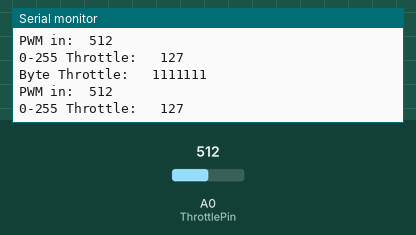
A sketch run on a simulated Arduino Uno, built with avr-gcc and run on an emulated ATmega328P. On the bench: the last lines printed to the serial monitor. The inputs (shaded band) are chosen by the test bench; at power-on: A0 (ThrottlePin) = 512.

Above: at 10.3 s.
10.4 s: A0 (ThrottlePin) set to 511
At 11.1 s:
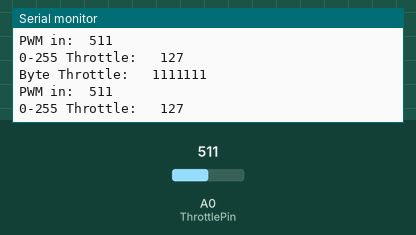
13.4 s: A0 (ThrottlePin) set to 530
At 14.4 s:
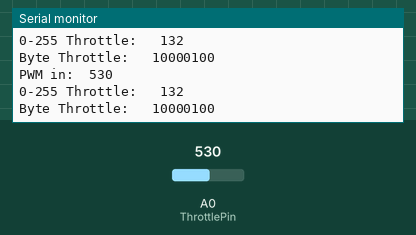
Timing chart, 0 to 16.4 s (numbered marks = the images above; inputs shaded):
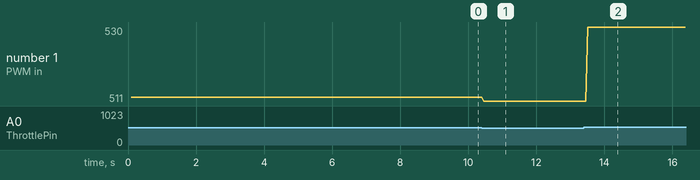

Measured:
- the behaviour switches between 513 and 514 on A0 (ThrottlePin) (found by bisection; images 1 and 2)
- after the input at 10.4 s, the serial monitor: prints a new line after 0.06 s (image 1)
- after the input at 13.4 s, the serial monitor: prints a new line after 0.12 s (image 2)
- plotted number 1: 512 → 511 after the input at 10.4 s, 511 → 530 after the input at 13.4 s

The sketch:

original.ino
```cpp
/***********************************************
 *   created on 8/5/14 by Lucas Jensen         *
 *   Used to extend functionality of APM 2.6   *
 *   visit blog: ampd-project.blogspot.com     *
 ***********************************************/
#include <SPI.h>

#define CS 10
#define ThrottlePin 0


void setup() {
  Serial.begin(9600);

  pinMode(CS, OUTPUT);
  SPI.setDataMode(SPI_MODE0);
  SPI.setBitOrder(MSBFIRST);
  SPI.begin();

  delay (100);
}

//initializing values
byte val = 0b0;
int ctr = 0;
int throttle = 0;
int throttle2 = 0;

void loop() {

  //this captures the PWM from APM2.6
  //uncomment below when there is a PWM attached to pin A0
  throttle = analogRead(ThrottlePin);

  Serial.print("PWM in:  ");   //this outputs value using serial monitor
  Serial.print(throttle);
  Serial.print("\n");

  //this changes the range of the PWM from 0 - 1023 to 0 - 255
  throttle2 = map(throttle, 0, 1023, 0, 255);

  Serial.print("0-255 Throttle:   ");   //this outputs value using serial monitor
  Serial.print(throttle2);
  Serial.print("\n");

  //stores the 0 - 255 value as a byte to variable val
  val = byte(throttle2);
  Serial.print("Byte Throttle:   ");  //this outputs value using serial monitor
  Serial.print(val, BIN);
  Serial.print("\n");

  //SPI transmission -- I added 2 extra transfers and a delay that are not necessary
  //this was to experiment while testing the code
  digitalWrite(CS, LOW);  //start transmission
  SPI.transfer(val);   //transmit 1
  SPI.transfer(val);   //transmit 2
  delayMicroseconds(1);  //1 microsecond delay
  SPI.transfer(val);   //transmit 3
  digitalWrite(CS, HIGH); //end transmission

  //this changes the throttle input from 0 - 1023 to simulate the PWM full range
  //we will need to remove this when we have a real PWM input
  if(throttle == 1023)
    throttle = 0;
  else throttle++;

  delay(10);  //10ms delay
}
```
